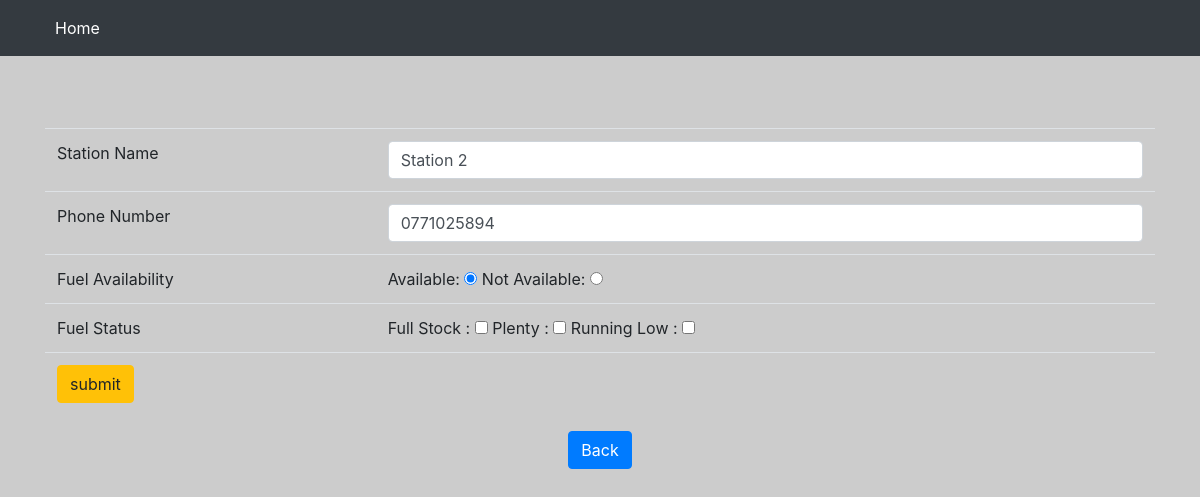
/2/edit, run on the app's committed database.
### website/models.py (models this page shows, shortened)
class FuelInfo(db.Model):  # fuel station status database
    __tablename__ = "fuel"
    id = db.Column(db.Integer, primary_key=True)
    station_name = db.Column(db.String())
    phone = db.Column(db.String())
    fuel_availability = db.Column(db.String())
    status = db.Column(db.String())

### website/views.py (the view, shortened to what this page needs)
@views.route('/<int:id>/edit',methods = ['GET','POST'])  # edit info
def update(id):                                     # must pass integer(id)
    fuEl = FuelInfo.query.filter_by(id=id).first()  # fuel station info databse
    return render_template('updateData.html', fuEl = fuEl)

### website/templates/updateData.html (shortened to what this page needs)
{% extends 'base2.html' %}
{% block body %}
<div class="container">
<form action='' method = "POST">
<table class="table">
    <tr>
        <td>Station Name</td>
        <td><input type = "text" name = "station_name" value="{{fuEl.station_name}}" class="form-control" /></td>
    </tr>
    <tr>
        <td>Phone Number</td>
        <td><input type = "text" name = "phone" class="form-control" value="{{fuEl.phone}}" /></td>
    </tr>
    <tr>
        <td>Fuel Availability</td>
        <td>
          Available: <input type = "radio" name = "fuel_availability"  value="available"
          {% if  fuEl.fuel_availability=='available'  %}
             checked
          {% endif  %}
          />
         Not Available: <input type = "radio" name = "fuel_availability"  value="not_available"
         />
        </td>
    </tr>
    <tr>
        <td>Fuel Status</td>
        <td>
            Full Stock : <input type="checkbox" name="status"  value="full_stock"
            >
            Plenty : <input type="checkbox"  name="status"  value="plenty"
            >
            Running Low : <input type="checkbox"  name="status"  value="running_low"
            >
        </td>
    </tr>
    <tr>
        <td colspan="2">
            <input type="submit" name="submit" value="submit" class="btn btn-warning">
        </td>
    </tr>
</table>
  </form>
</div>
<center>
    <a href="/stinfo"><button type="button"
     class="btn btn-primary btn-md">Back</button></a>
</center>
{% endblock %}

### website/templates/base2.html (style rules this page uses)
body { background-image: url("https://img.freepik.com/free-photo/abstract-smooth-empty-grey-studio-well-use-as-background-business-report-digital-website-template-backdrop_1258-55967.jpg?w=2000"); background-color: #cccccc; }

### data on the page
FuelInfo: station_name "Station 2", phone "0771025894", fuel_availability "☑"
